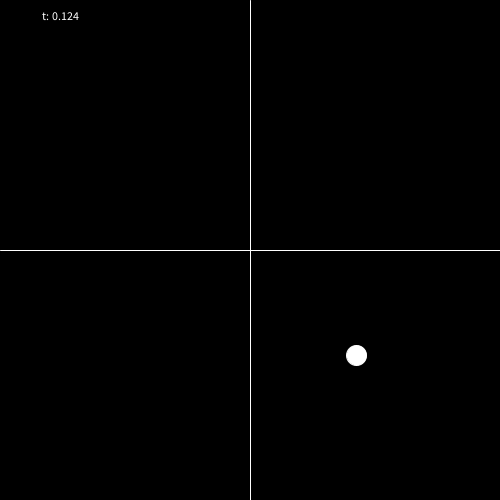
Frame 1 (no input)
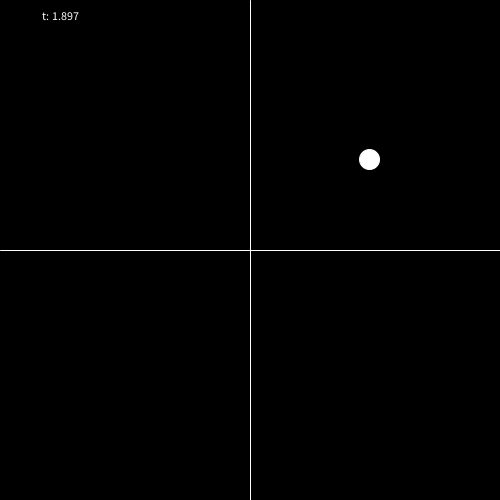
Frame 60 (the mouse pressed at the canvas centre just before this capture)
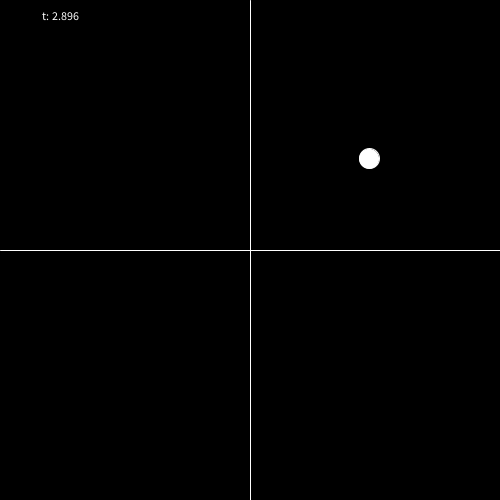
Frame 120 (the mouse held since frame 60 and released just before this capture)

The Processing sketch that drew these frames (run headless with seeded random() and noise(); from frame 60 on, the mouse is pressed at the canvas centre):

// Processing sketch: processing_186423
// ── processing_186423.pde

/*******************************************************************/
/* SIMULACIÓN 2014/2015                                            */
/*                                                                 */
/* Oscar García Martínez                                           */
/*                                                                 */
/*                                                                 */
/* Ejercicio Movimiento Circular Uniforme: Simular el movimiento   */
/* de una bola alrededor de un punto situado a una distancia r de  */
/* la bola. Dará una vuelta por segundo.                           */
/*                                                                 */
/*******************************************************************/

//Declaración de variables e inicialización de las mismas

float cx = 250;
float cy = 250;
float t = 0.0;
float r = 150;
float T = 1000.0; //período en milisegundos
float f = 1/T;      //frecuencia
float w = -2*PI*f;  //velocidad angular


void setup() {
  size(500, 500);
}

void draw() { 
  background(0);
  t = millis();   //nos devuelve el tiempo en milisegundos 

  //dibujamos los ejes
  stroke(255);
  line(width/2,0,width/2,height);   //eje vertical
  line(0,height/2,width,height/2);  //eje horizontal
  fill(255);

  //aplicamos las fórmulas del movimiento circular uniforme
  //para calcular la posición x e y  
  pushMatrix();
  translate(r*cos(w*t), -r*sin(w*t)); 
  fill(255);
  ellipse(width/2, height/2, 20, 20);  
  popMatrix();  
 
  text(" t: "+t/1000,40,20);  
}
